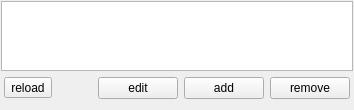
<?xml version="1.0" encoding="UTF-8"?>
<ui version="4.0">
 <class>CSettingsHotkeyComponent</class>
 <widget class="QFrame" name="CSettingsHotkeyComponent">
  <property name="windowTitle">
   <string>Hotkeys</string>
  </property>
  <layout class="QVBoxLayout" name="vl_SettingsHotkeys">
   <property name="leftMargin">
    <number>1</number>
   </property>
   <property name="topMargin">
    <number>1</number>
   </property>
   <property name="rightMargin">
    <number>1</number>
   </property>
   <item>
    <widget class="QTableView" name="tv_Hotkeys">
     <property name="sizeAdjustPolicy">
      <enum>QAbstractScrollArea::AdjustToContents</enum>
     </property>
     <property name="selectionMode">
      <enum>QAbstractItemView::SingleSelection</enum>
     </property>
     <property name="selectionBehavior">
      <enum>QAbstractItemView::SelectRows</enum>
     </property>
     <attribute name="horizontalHeaderStretchLastSection">
      <bool>true</bool>
     </attribute>
     <attribute name="verticalHeaderVisible">
      <bool>false</bool>
     </attribute>
    </widget>
   </item>
   <item>
    <widget class="QWidget" name="wi_Buttons" native="true">
     <layout class="QHBoxLayout" name="hl_Buttons">
      <property name="leftMargin">
       <number>3</number>
      </property>
      <property name="topMargin">
       <number>0</number>
      </property>
      <property name="rightMargin">
       <number>3</number>
      </property>
      <property name="bottomMargin">
       <number>0</number>
      </property>
      <item>
       <widget class="QToolButton" name="tb_ReloadHotkey">
        <property name="toolTip">
         <string>reload hotkey settings</string>
        </property>
        <property name="statusTip">
         <string>reload settings</string>
        </property>
        <property name="text">
         <string>reload</string>
        </property>
        <property name="icon">
         <iconset resource="../../misc/misc.qrc">
          <normaloff>:/ant-design/icons/ant-design/reload.svg</normaloff>:/ant-design/icons/ant-design/reload.svg</iconset>
        </property>
       </widget>
      </item>
      <item>
       <spacer name="hs_Buttons">
        <property name="orientation">
         <enum>Qt::Horizontal</enum>
        </property>
        <property name="sizeHint" stdset="0">
         <size>
          <width>40</width>
          <height>20</height>
         </size>
        </property>
       </spacer>
      </item>
      <item alignment="Qt::AlignRight">
       <widget class="QPushButton" name="pb_EditHotkey">
        <property name="text">
         <string>edit</string>
        </property>
       </widget>
      </item>
      <item alignment="Qt::AlignRight">
       <widget class="QPushButton" name="pb_AddHotkey">
        <property name="text">
         <string>add</string>
        </property>
       </widget>
      </item>
      <item>
       <widget class="QPushButton" name="pb_RemoveHotkey">
        <property name="text">
         <string>remove</string>
        </property>
       </widget>
      </item>
     </layout>
    </widget>
   </item>
  </layout>
 </widget>
 <layoutdefault spacing="6" margin="11"/>
 <tabstops>
  <tabstop>tv_Hotkeys</tabstop>
 </tabstops>
 <resources>
  <include location="../../misc/misc.qrc"/>
 </resources>
 <connections/>
</ui>
